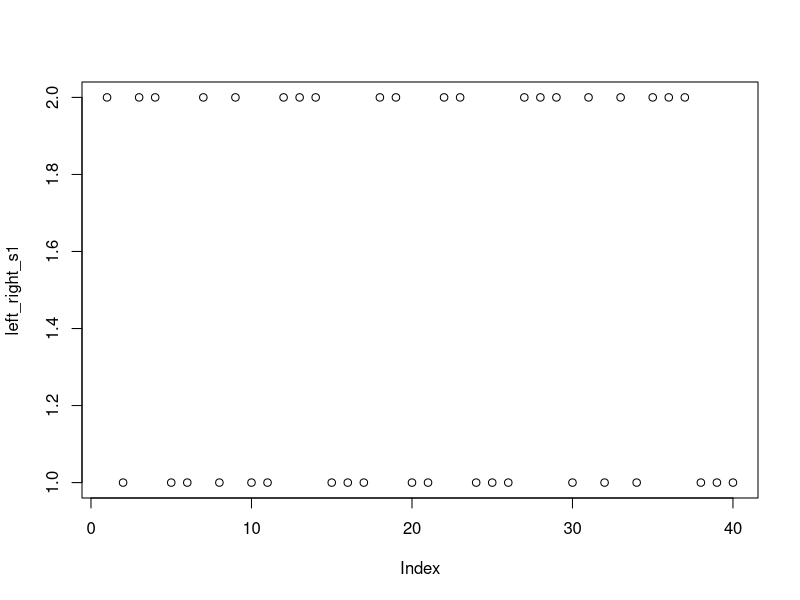
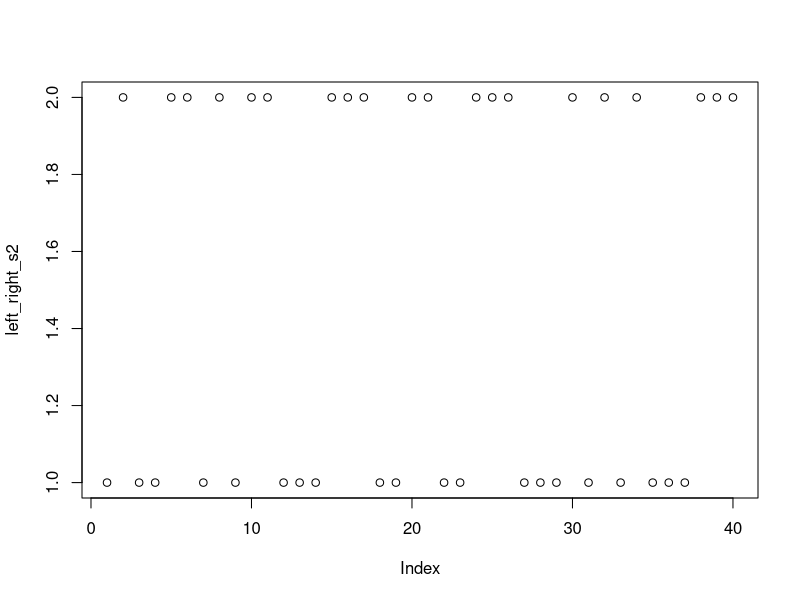
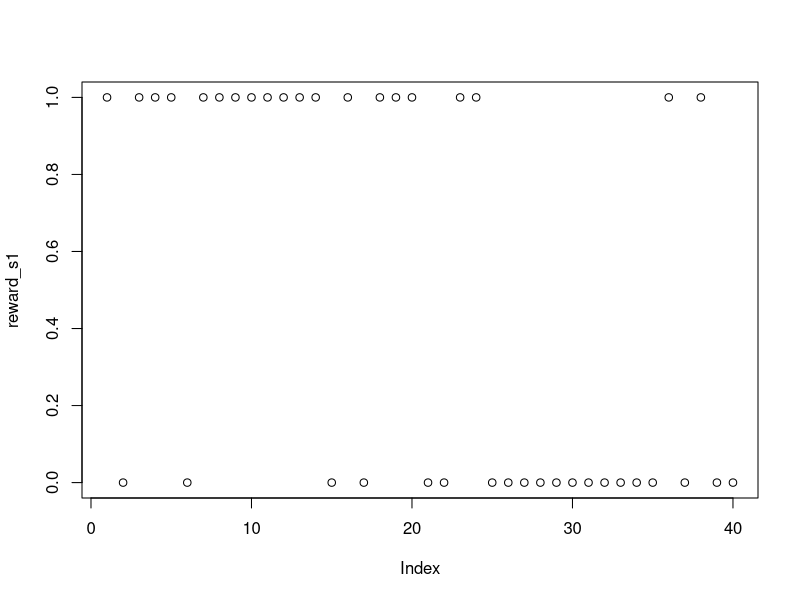
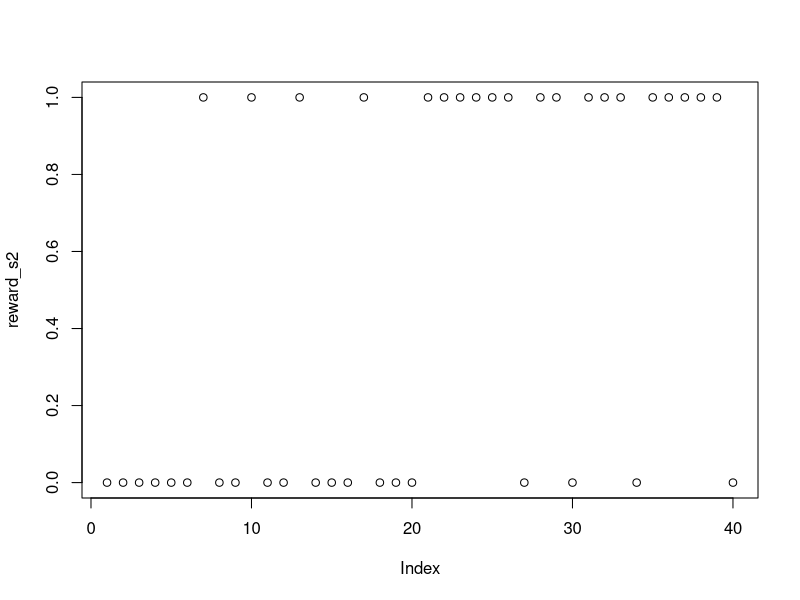

Here is the R script that generated these plots, in order: (Note: this script raises an error after producing the figures.)
#### 呈示される２つの刺激(s1とs2)が左右のどっちに出るかを決めるリストを作る(２つの刺激がどっちにでるかはランダム)
# 空のオブジェクトを準備
left_right_s1 <- NULL
# いきなり80試行をシャッフルせずに，10試行を1ブロックにして，シャッフルを８回行う（for文で８回繰り返す)
repeat_shuffle <- 4
for (i in 1:repeat_shuffle) {
  # 1=leftか2=rightを５つずつ作成(つまり，10試行分)
  left_right_10 <- rep(1:2,5)
  # 上記をシャフル
  left_right_10shuffle <- sample(left_right_10, length(left_right_10))
  # left_right_s1に追加
  left_right_s1 <- c(left_right_s1,left_right_10shuffle)
}
# s2が右にでるか左にでるかはs1と逆なので，left_right_s1を使って逆転処理する
left_right_s2 <- 3-left_right_s1
# ifelseを使ってleft_right_s1(2)==1の時（1なのでつまりleft），"left"をそれ以外は"right"を入れたものを作成する
left_right_s1_text <- ifelse(left_right_s1==1, "left", "right")
left_right_s2_text <- ifelse(left_right_s2==1, "left", "right")
plot(left_right_s1)
plot(left_right_s2)
#### s1とs2を選んだ時のフィードバック(reward=1, punishment=0)のリストを作る
# 空のオブジェクトを準備
reward_s1 <- NULL
reward_s2 <- NULL
# いきなり80試行をシャッフルせずに，10試行を１ブロックにして，シャッフルを８回行う（for文で８回繰り返す）
# 逆転を開始するブロックも指定しておく
reverse_block <- 3
for (i in 1:repeat_shuffle) {
  # 8:2=報酬:罰（つまり4:1=報酬:罰）のリストを作ってシャッフル
  reward82 <- rep(c(1,1,1,1,0),2)
  reward82_shuffle <- sample(reward82, length(reward82))
  # 2:8=報酬:罰（つまり1:4=報酬:罰）のリストを作ってシャッフル
  reward28 <- rep(c(1,0,0,0,0),2)
  reward28_shuffle <- sample(reward28, length(reward28))
  # 1~40試行(5ブロックより前)は，s1が8:2=報酬:罰，s2が2:8=報酬:罰。41試行以降は逆転する
  if(i < reverse_block){
    reward_s1 <- c(reward_s1,reward82_shuffle)
    reward_s2 <- c(reward_s2,reward28_shuffle)
  }else{
    reward_s1 <- c(reward_s1,reward28_shuffle)
    reward_s2 <- c(reward_s2,reward82_shuffle)
  }
}
plot(reward_s1)
plot(reward_s2)
#### 左右以外の上下の位置(topから50%の位置に刺激を呈示する)や使う画像のパスの情報（今回は全施行で以下は変わらない）
# s1の設定
top_bottom_s1 = "top"
top_bottom_position_s1 = 40
image_path_s1 = "RL/stimuli/s1.jpeg"
image_width_s1 = 200
left_right_position_s1 <- 20
# s2の設定
top_bottom_s2 = "top"
top_bottom_position_s2 = 40
image_path_s2 = "RL/stimuli/s2.jpeg"
image_width_s2 = 200
left_right_position_s2 <- 20
#### 刺激リストの作成(HTML用に調整)
stimulus <- paste("[\"<p style='position: absolute; ",
                  top_bottom_s1,": ",
                  top_bottom_position_s1,"%;",
                  left_right_s1_text,": ",
                  left_right_position_s1,"%'><img src='",
                  image_path_s1,"' width='",
                  image_width_s1,"px'/></p>\",",
                  "\"<p style='position: absolute; ",
                  top_bottom_s2,": ",
                  top_bottom_position_s2,"%;",
                  left_right_s2_text,": ",
                  left_right_position_s2,"%'><img src='",
                  image_path_s2,"' width='",
                  image_width_s2,"px'/></p>\"]",sep="")
#### 上記で作ったものをデータフレーム化しておく
RL_stim <- data.frame(stimulus,
                      left_right_s1,
                      left_right_s2,
                      reward_s1,
                      reward_s2)
#### 上記で作ったデータフレームをJson形式で出力する
stimuli_file <- "exercise/RL/RL/stimuli/stimuli.txt"
file.create(stimuli_file)

for (i in 1:nrow(RL_stim)) {
  if(i==1){write("const stimuli = [",stimuli_file,append=TRUE)}
  write(paste0("{stimulus:",as.character(RL_stim$stimulus[i]),",
      data:{left_right_s1:",RL_stim$left_right_s1[i],
               ", left_right_s2:",RL_stim$left_right_s2[i],
               ", reward_s1:",RL_stim$reward_s1[i],
               ", reward_s2:",RL_stim$reward_s2[i],"}}"),stimuli_file,append=TRUE)
  if(i==nrow(RL_stim)){
    write("]",stimuli_file,append=TRUE)
  }else{
    write(",",stimuli_file,append=TRUE)
  }
}